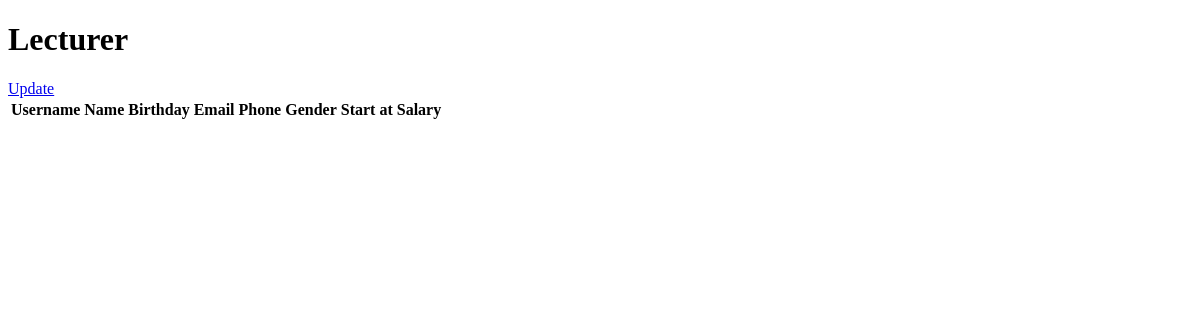
The page /lecturer/information/1/ on the database as committed earlier.
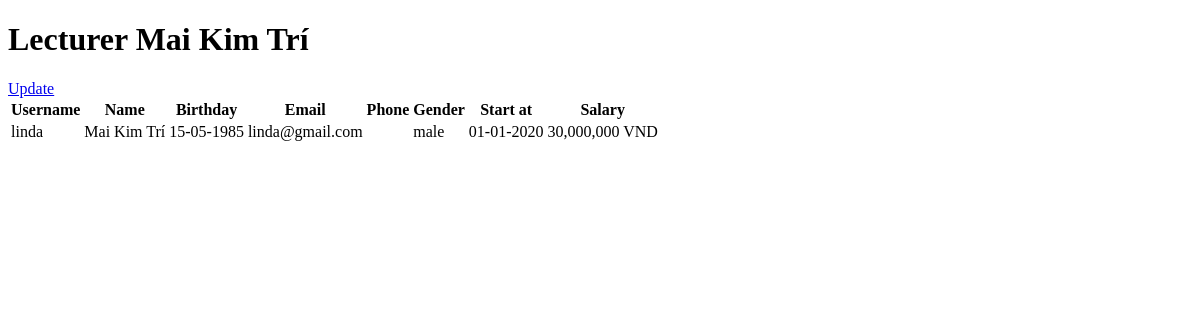
The same page on the database as committed later.
### main_site/models.py (models this page shows, shortened)
class Lecturer(models.Model):
    gender_choices = [
        ('male','male'),
        ('female','female'),
        ('other','other')
    ]
    username = models.CharField(max_length=100, unique=True)
    password = models.CharField(max_length=100)
    name = models.CharField(max_length=100)
    birth_day = models.DateField()
    email = models.EmailField(unique=True)
    phone_number = models.CharField(max_length=15, unique=True)
    gender = models.CharField(max_length=10, default='other')
    start_at = models.DateField()
    salary = models.IntegerField()
    def formatted_salary(self):
        return "{:,.0f} VND".format(self.salary)

### main_site/views.py (the view)
# urls.py: path('lecturer/information/<int:lecturer_id>/', views.get_information_lecturer, name='get_information_lecturer'),
def get_information_lecturer(request, lecturer_id):
    lecturer = Lecturer.objects.filter(id=lecturer_id).first()
    context = {}
    context['lecturer'] = lecturer
    return render(request, 'lecturer/information.html', context)

### main_site/templates/lecturer/information.html (shortened to what this page needs)
{% extends "base/base.html" %}
{% block content %}
<h1 >Lecturer {{lecturer.name}}</h1>
<table >
    <tr >
        <th >Username</th>
        <th >Name</th>
        <th >Birthday</th>
        <th >Email</th>
        <th >Phone</th>
        <th >Gender</th>
        <th >Start at</th>
        <th >Salary</th>
    </tr>
    <tr >
        <td >{{ lecturer.username }}</td>
        <td >{{ lecturer.name }}</td>
        <td >{{ lecturer.birth_day|date:"d-m-Y" }}</td>
        <td >{{ lecturer.email }}</td>
        <td >{{ lecturer.phone }}</td>
        <td >{{ lecturer.gender}}</td>
        <td >{{ lecturer.start_at|date:"d-m-Y" }}</td>
        <td >{{ lecturer.formatted_salary }}</td>
    </tr>
    <a href="{% url "get_update_information_lecturer" lecturer.id %}">Update</a>
</table>
{% endblock content %}

Rows that differ between the two databases and show on the page:
added Lecturer: name "Mai Kim Trí", username "linda", birth_day "15-05-1985", email "linda@gmail.com", gender "male", start_at "01-01-2020", formatted_salary "30,000,000 VND"
